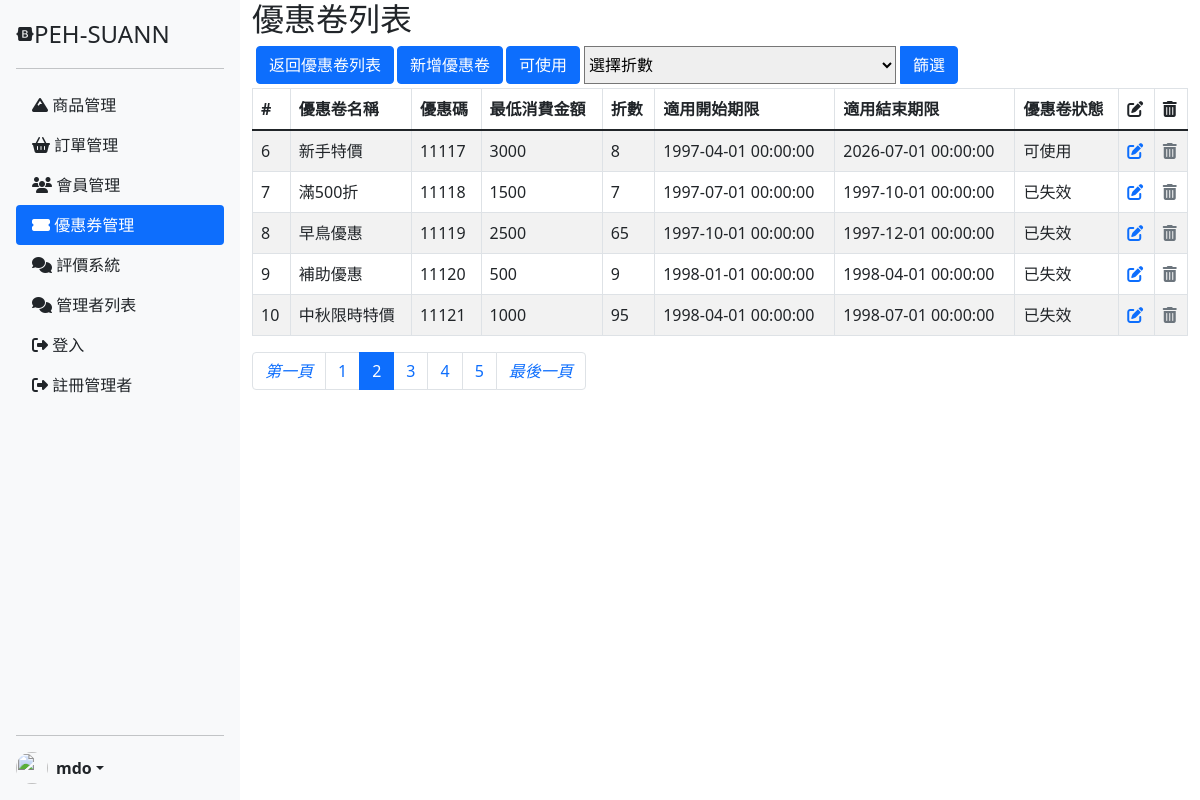
The page /coupon_list.php?page=2 on the database its author committed.
### tables this page shows
CREATE TABLE `coupon` (
  `sid` int(11) NOT NULL,
  `promo_name` varchar(255) DEFAULT NULL,
  `coupon_name` varchar(25) NOT NULL,
  `coupon_code` varchar(25) NOT NULL,
  `min_purchase` int(11) NOT NULL,
  `coupon_rate` float NOT NULL,
  `start_date_coup` datetime NOT NULL,
  `end_date_coup` datetime NOT NULL,
  `coupon_status` varchar(25) DEFAULT NULL,
  `display` int(11) NOT NULL
);

### coupon_list.php (the view, shortened to what this page needs)
<?php require __DIR__ . '/parts/connect_db.php' ?>
<?php
$perPage = 5;
$page = isset($_GET['page']) ? intval($_GET['page']) : 1;
$t_sql = "SELECT COUNT(1) FROM coupon WHERE `display`=1";
$totalRows = $pdo->query($t_sql)->fetch(PDO::FETCH_NUM)[0];
$totalPages = ceil($totalRows / $perPage);
$rows = [];
if ($totalRows > 0) {
  if (isset($_GET["coupon_rate"])) {
    $coupon_rate = $_GET["coupon_rate"];
    $sql = "SELECT * FROM `coupon`  WHERE `coupon_rate`=$coupon_rate AND `display`=1";
    if ($coupon_rate > 0) {
      $rows = $pdo->query($sql)->fetchAll();
    }
  } else {
    $sql = sprintf("SELECT * FROM `coupon` WHERE `display`=1 ORDER BY `sid` LIMIT %s, %s ", ($page - 1) * $perPage, $perPage);
    $rows = $pdo->query($sql)->fetchAll();
  }
}
$rateArr = [];
foreach ($rows as $coupon_rate) {
  $rateArr[$coupon_rate['coupon_rate']] = $coupon_rate['coupon_rate'];
}
?>
<?php require __DIR__ . '/parts/html-head.php' ?>
<?php require __DIR__ . '/parts/navbar.php' ?>
<div class="container">
  <div class="row">
    <div class="col">
      <h2>優惠卷列表</h2>
      <form class="input-group  mb-1" action="coupon_list.php" method="get" class="">
        <a href="./coupon_list.php" style="color: #fff;text-decoration:none;"><button type="button" class="btn btn-primary ms-1">返回優惠卷列表</button></a>
        <a href="./coupon_add.php" style="color: #fff;text-decoration:none;"><button type="button" class="btn btn-primary ms-1">新增優惠卷</button></a>
        <a href="./coupon_list_filter1.php" style="color: #fff;text-decoration:none;"><button type="button" class="btn btn-primary ms-1">可使用</button></a>
        <select name="coupon_rate" id="coupon_rate" class="col-4 ms-1" placeholder="選擇折數">
          <option value="">選擇折數</option>
        </select>
        <button type="submit" class="btn btn-primary ms-1">篩選</button>
      </form>
    </div>
  </div>
  <table name="coupon_list1" class=" table table-striped table-bordered ">
    <thead>
      <tr>
        <th scope="col">#</th>
        <th scope="col">優惠卷名稱</th>
        <th scope="col">優惠碼</th>
        <th scope="col">最低消費金額</th>
        <th scope="col">折數</th>
        <th scope="col">適用開始期限</th>
        <th scope="col">適用結束期限</th>
        <th scope="col">優惠卷狀態</th>
        <th scope="col">
          <i class="fa-solid fa-pen-to-square"></i>
        </th>
        <th scope="col">
          <i class="fa-solid fa-trash-can"></i>
        </th>
      </tr>
    </thead>
    <tbody>
      <?php foreach ($rows as $r) : ?>
        <tr>
          <td><?= $r['sid'] ?></td>
          <td><?= $r['coupon_name'] ?></td>
          <td><?= $r['coupon_code'] ?></td>
          <td><?= $r['min_purchase'] ?></td>
          <td><?= $rateArr[$r["coupon_rate"]] ?></td>
          <td><?= $r['start_date_coup'] ?></td>
          <td><?= $r['end_date_coup'] ?></td>
          <td><?php if ($r['end_date_coup'] > date("Y-m-d H:i:s") and $r['start_date_coup'] < date("Y-m-d H:i:s")) {
                echo '可使用';
              } else {
                echo '已失效';
              }
              ?></td>
          <td>
            <a href="coupon_edit.php?sid=<?= $r['sid'] ?>">
              <i class="fa-solid fa-pen-to-square"></i>
            </a>
          </td>
          <td>
            <a>
              <i class="fa-solid fa-trash-can text-secondary" data-bs-toggle="modal" data-bs-target="#deleteModal" onclick="delete_it(<?= $r['sid'] ?>)"></i>
            </a>
          </td>
        </tr>
      <?php endforeach ?>
    </tbody>
  </table>
  <ul class="pagination">
    <li class="page-item <?= $page == 1 ? 'disabled' : '' ?>">
      <a class="page-link" href="?page=<?= $page == 1 ?>">
        <i>第一頁</i>
      </a>
    </li>
    <?php for ($i = $page - 5; $i <= $page + 5; $i++) :
      if ($i >= 1 and $i <= $totalPages) :
    ?>
        <li class="page-item <?= $page == $i ? 'active' : '' ?>">
          <a class="page-link" href="?page=<?= $i ?>"><?= $i ?></a>
        </li>
    <?php
      endif;
    endfor; ?>
    <li class="page-item <?= $page == $totalPages ? 'disabled' : '' ?>">
      <a class="page-link" href="?page=<?= $page += $totalPages ?>">
        <i>最後一頁</i>
      </a>
    </li>
  </ul>
</div>
</div>
<?php require __DIR__ . '/parts/html-foot.php' ?>

### style/login-style.css (style rules this page uses)
body { margin: 0; padding: 0; }
.pagination { position: relative; }
html, body { margin: 0; padding: 0; height: 100%; }

### parts/html-head.php (style rules this page uses)
html, body { margin: 0; padding: 0; height: 100%; }

### rows shown on the page
coupon: sid "6", coupon_name "新手特價", coupon_code "11117", min_purchase "3000", coupon_rate "8", start_date_coup "1997-04-01 00:00:00", end_date_coup "2026-07-01 00:00:00", shows "可使用"
coupon: sid "7", coupon_name "滿500折", coupon_code "11118", min_purchase "1500", coupon_rate "7", start_date_coup "1997-07-01 00:00:00", end_date_coup "1997-10-01 00:00:00", shows "已失效"
coupon: sid "8", coupon_name "早鳥優惠", coupon_code "11119", min_purchase "2500", coupon_rate "65", start_date_coup "1997-10-01 00:00:00", end_date_coup "1997-12-01 00:00:00", shows "已失效"
coupon: sid "9", coupon_name "補助優惠", coupon_code "11120", min_purchase "500", coupon_rate "9", start_date_coup "1998-01-01 00:00:00", end_date_coup "1998-04-01 00:00:00", shows "已失效"
coupon: sid "10", coupon_name "中秋限時特價", coupon_code "11121", min_purchase "1000", coupon_rate "95", start_date_coup "1998-04-01 00:00:00", end_date_coup "1998-07-01 00:00:00", shows "已失效"
